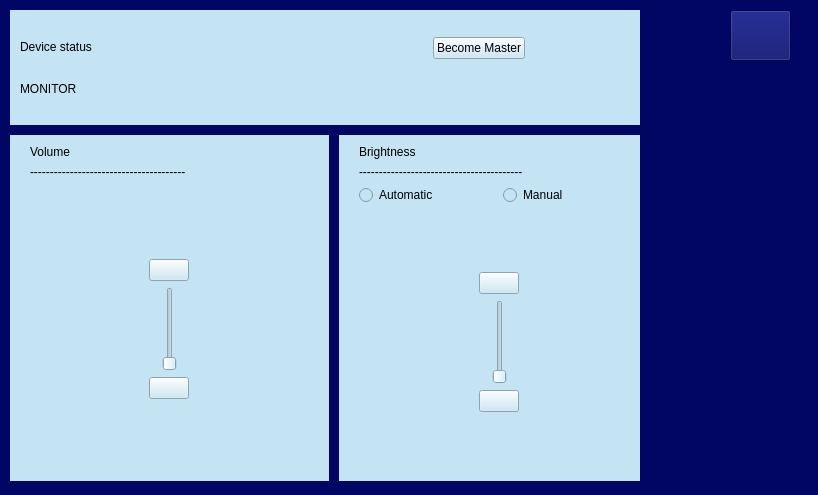
<?xml version="1.0" encoding="UTF-8"?>
<ui version="4.0">
 <class>setting</class>
 <widget class="QWidget" name="setting">
  <property name="geometry">
   <rect>
    <x>0</x>
    <y>0</y>
    <width>818</width>
    <height>495</height>
   </rect>
  </property>
  <property name="windowTitle">
   <string>setting</string>
  </property>
  <property name="styleSheet">
   <string notr="true">background-color:rgb(1, 6, 100);</string>
  </property>
  <widget class="QWidget" name="verticalLayoutWidget">
   <property name="geometry">
    <rect>
     <x>0</x>
     <y>10</y>
     <width>650</width>
     <height>471</height>
    </rect>
   </property>
   <layout class="QVBoxLayout" name="verticalLayout" stretch="1,3">
    <property name="spacing">
     <number>10</number>
    </property>
    <property name="leftMargin">
     <number>10</number>
    </property>
    <property name="rightMargin">
     <number>10</number>
    </property>
    <property name="bottomMargin">
     <number>0</number>
    </property>
    <item>
     <widget class="QWidget" name="settinglisthead" native="true">
      <property name="styleSheet">
       <string notr="true">background-color:rgb(197, 228, 243);</string>
      </property>
      <layout class="QHBoxLayout" name="horizontalLayout">
       <property name="leftMargin">
        <number>10</number>
       </property>
       <property name="rightMargin">
        <number>10</number>
       </property>
       <item>
        <layout class="QVBoxLayout" name="verticalLayout_2">
         <property name="topMargin">
          <number>10</number>
         </property>
         <property name="bottomMargin">
          <number>10</number>
         </property>
         <item>
          <widget class="QLabel" name="label">
           <property name="styleSheet">
            <string notr="true">font: 75 12pt &quot;Arial Narrow&quot;;</string>
           </property>
           <property name="text">
            <string>Device status</string>
           </property>
          </widget>
         </item>
         <item>
          <widget class="QLabel" name="label_2">
           <property name="styleSheet">
            <string notr="true">font: 75 12pt &quot;Arial Narrow&quot;;</string>
           </property>
           <property name="text">
            <string>MONITOR</string>
           </property>
          </widget>
         </item>
        </layout>
       </item>
       <item>
        <layout class="QVBoxLayout" name="verticalLayout_3" stretch="1,1">
         <property name="topMargin">
          <number>10</number>
         </property>
         <property name="bottomMargin">
          <number>10</number>
         </property>
         <item alignment="Qt::AlignHCenter|Qt::AlignVCenter">
          <widget class="QPushButton" name="pushButton">
           <property name="styleSheet">
            <string notr="true">font: 12pt &quot;Arial Narrow&quot;;</string>
           </property>
           <property name="text">
            <string>Become Master</string>
           </property>
          </widget>
         </item>
         <item>
          <spacer name="verticalSpacer">
           <property name="orientation">
            <enum>Qt::Vertical</enum>
           </property>
           <property name="sizeHint" stdset="0">
            <size>
             <width>20</width>
             <height>40</height>
            </size>
           </property>
          </spacer>
         </item>
        </layout>
       </item>
      </layout>
     </widget>
    </item>
    <item>
     <layout class="QHBoxLayout" name="horizontalLayout_2" stretch="0,0">
      <property name="spacing">
       <number>10</number>
      </property>
      <property name="leftMargin">
       <number>0</number>
      </property>
      <property name="rightMargin">
       <number>0</number>
      </property>
      <item>
       <widget class="QWidget" name="settingVolume" native="true">
        <property name="styleSheet">
         <string notr="true">background-color:rgb(197, 228, 243);</string>
        </property>
        <layout class="QVBoxLayout" name="verticalLayout_4">
         <property name="leftMargin">
          <number>20</number>
         </property>
         <property name="topMargin">
          <number>10</number>
         </property>
         <property name="rightMargin">
          <number>20</number>
         </property>
         <item>
          <widget class="QLabel" name="label_3">
           <property name="styleSheet">
            <string notr="true">font: 12pt &quot;Arial Narrow&quot;;</string>
           </property>
           <property name="text">
            <string>Volume</string>
           </property>
          </widget>
         </item>
         <item alignment="Qt::AlignTop">
          <widget class="QLabel" name="label_4">
           <property name="minimumSize">
            <size>
             <width>279</width>
             <height>0</height>
            </size>
           </property>
           <property name="text">
            <string>---------------------------------------</string>
           </property>
          </widget>
         </item>
         <item>
          <spacer name="verticalSpacer_4">
           <property name="orientation">
            <enum>Qt::Vertical</enum>
           </property>
           <property name="sizeHint" stdset="0">
            <size>
             <width>20</width>
             <height>40</height>
            </size>
           </property>
          </spacer>
         </item>
         <item alignment="Qt::AlignHCenter">
          <widget class="QPushButton" name="btnVolumeUp">
           <property name="text">
            <string/>
           </property>
           <property name="icon">
            <iconset>
             <normaloff>../../../RPFASystem/src/viewer/res/images/PNG/资源 20.png</normaloff>../../../RPFASystem/src/viewer/res/images/PNG/资源 20.png</iconset>
           </property>
          </widget>
         </item>
         <item alignment="Qt::AlignHCenter">
          <widget class="QSlider" name="settingVolumeSlider">
           <property name="orientation">
            <enum>Qt::Vertical</enum>
           </property>
          </widget>
         </item>
         <item alignment="Qt::AlignHCenter">
          <widget class="QPushButton" name="btnVolumeDown">
           <property name="text">
            <string/>
           </property>
           <property name="icon">
            <iconset>
             <normaloff>../../../RPFASystem/src/viewer/res/images/PNG/资源 21.png</normaloff>../../../RPFASystem/src/viewer/res/images/PNG/资源 21.png</iconset>
           </property>
          </widget>
         </item>
         <item>
          <spacer name="verticalSpacer_2">
           <property name="orientation">
            <enum>Qt::Vertical</enum>
           </property>
           <property name="sizeHint" stdset="0">
            <size>
             <width>20</width>
             <height>40</height>
            </size>
           </property>
          </spacer>
         </item>
        </layout>
       </widget>
      </item>
      <item>
       <widget class="QWidget" name="settingBrightness" native="true">
        <property name="styleSheet">
         <string notr="true">background-color:rgb(197, 228, 243);</string>
        </property>
        <layout class="QVBoxLayout" name="verticalLayout_5">
         <property name="leftMargin">
          <number>20</number>
         </property>
         <property name="topMargin">
          <number>10</number>
         </property>
         <property name="rightMargin">
          <number>0</number>
         </property>
         <item>
          <widget class="QLabel" name="label_5">
           <property name="styleSheet">
            <string notr="true">font: 12pt &quot;Arial Narrow&quot;;</string>
           </property>
           <property name="text">
            <string>Brightness</string>
           </property>
          </widget>
         </item>
         <item>
          <widget class="QLabel" name="label_7">
           <property name="minimumSize">
            <size>
             <width>279</width>
             <height>0</height>
            </size>
           </property>
           <property name="text">
            <string>-----------------------------------------</string>
           </property>
          </widget>
         </item>
         <item>
          <layout class="QHBoxLayout" name="horizontalLayout_3">
           <item>
            <widget class="QRadioButton" name="radioButton_automatic">
             <property name="styleSheet">
              <string notr="true">font: 12pt &quot;Arial Narrow&quot;;</string>
             </property>
             <property name="text">
              <string>Automatic</string>
             </property>
            </widget>
           </item>
           <item>
            <widget class="QRadioButton" name="radioButton_manual">
             <property name="styleSheet">
              <string notr="true">font: 12pt &quot;Arial Narrow&quot;;</string>
             </property>
             <property name="text">
              <string>Manual</string>
             </property>
            </widget>
           </item>
          </layout>
         </item>
         <item>
          <spacer name="verticalSpacer_5">
           <property name="orientation">
            <enum>Qt::Vertical</enum>
           </property>
           <property name="sizeHint" stdset="0">
            <size>
             <width>20</width>
             <height>40</height>
            </size>
           </property>
          </spacer>
         </item>
         <item alignment="Qt::AlignHCenter">
          <widget class="QPushButton" name="btnBrightnessUp">
           <property name="text">
            <string/>
           </property>
          </widget>
         </item>
         <item alignment="Qt::AlignHCenter">
          <widget class="QSlider" name="settingBrightnessSlider">
           <property name="orientation">
            <enum>Qt::Vertical</enum>
           </property>
          </widget>
         </item>
         <item alignment="Qt::AlignHCenter">
          <widget class="QPushButton" name="btnBrightnessDown">
           <property name="text">
            <string/>
           </property>
          </widget>
         </item>
         <item>
          <spacer name="verticalSpacer_3">
           <property name="orientation">
            <enum>Qt::Vertical</enum>
           </property>
           <property name="sizeHint" stdset="0">
            <size>
             <width>20</width>
             <height>40</height>
            </size>
           </property>
          </spacer>
         </item>
        </layout>
       </widget>
      </item>
     </layout>
    </item>
   </layout>
  </widget>
  <widget class="QPushButton" name="btnSettingQuit">
   <property name="geometry">
    <rect>
     <x>730</x>
     <y>10</y>
     <width>61</width>
     <height>51</height>
    </rect>
   </property>
   <property name="text">
    <string/>
   </property>
   <property name="icon">
    <iconset>
     <normaloff>../../../RPFASystem/src/viewer/res/images/PNG/资源 10.png</normaloff>../../../RPFASystem/src/viewer/res/images/PNG/资源 10.png</iconset>
   </property>
   <property name="iconSize">
    <size>
     <width>40</width>
     <height>40</height>
    </size>
   </property>
  </widget>
 </widget>
 <resources/>
 <connections>
  <connection>
   <sender>btnSettingQuit</sender>
   <signal>clicked()</signal>
   <receiver>setting</receiver>
   <slot>close()</slot>
   <hints>
    <hint type="sourcelabel">
     <x>870</x>
     <y>35</y>
    </hint>
    <hint type="destinationlabel">
     <x>456</x>
     <y>273</y>
    </hint>
   </hints>
  </connection>
 </connections>
</ui>
